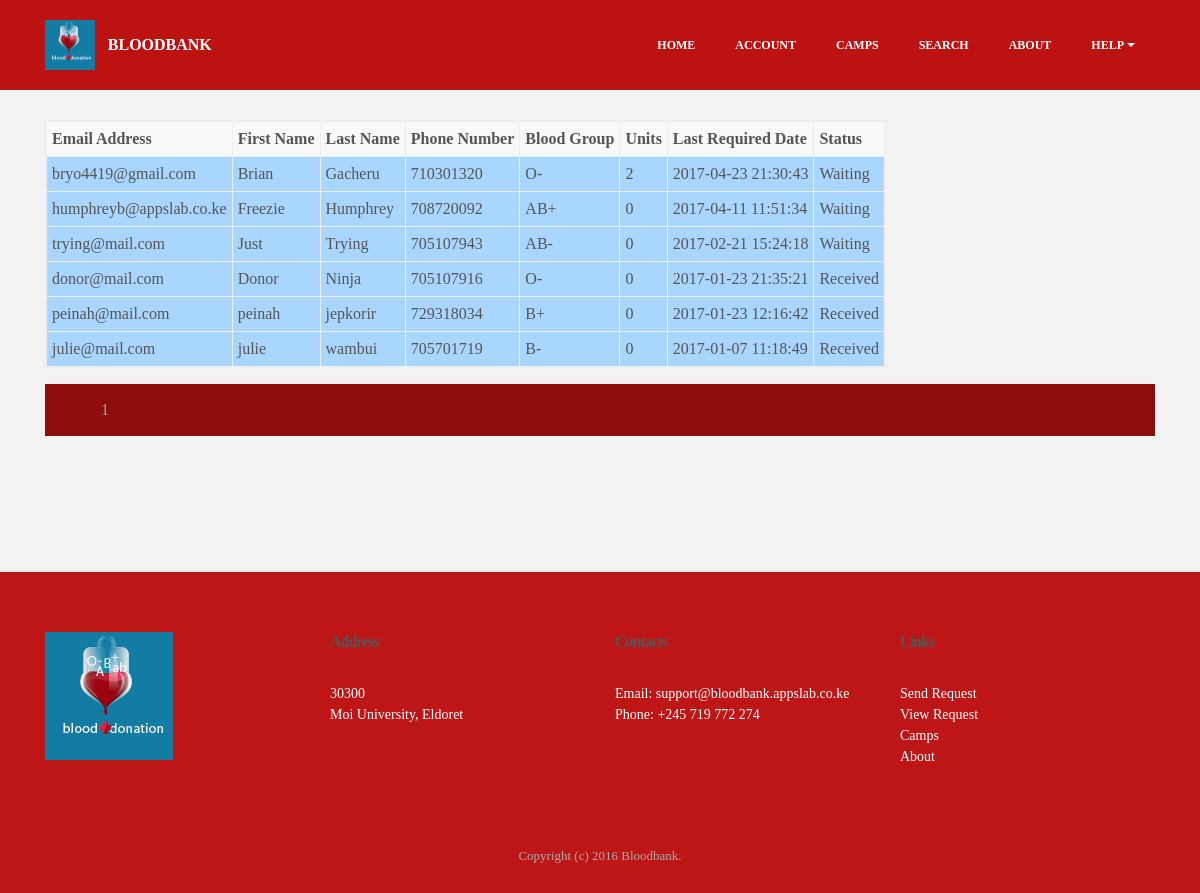
The page /user/viewrequests.php on the database its author committed.
### tables this page shows
CREATE TABLE `requests` (
  `id` int(10) NOT NULL,
  `email` varchar(50) NOT NULL,
  `fname` varchar(30) NOT NULL,
  `lname` varchar(30) NOT NULL,
  `mobile` varchar(11) NOT NULL,
  `b_id` varchar(4) NOT NULL,
  `code` varchar(30) NOT NULL,
  `reqdate` datetime NOT NULL,
  `status` varchar(10) NOT NULL,
  `added_timestamp` timestamp NOT NULL DEFAULT CURRENT_TIMESTAMP ON UPDATE CURRENT_TIMESTAMP,
  `units` int(10) NOT NULL
);

### user/viewrequests.php (the view, shortened to what this page needs)
<?php
	include_once 'db.php';
?>
<?php
$start=0;
$limit=8;
$t=mysqli_query($MySQLi_CON,"select * from requests ORDER BY reqdate DESC");
$total=mysqli_num_rows($t);
$page=ceil($total/$limit);
$query=mysqli_query($MySQLi_CON,"select * from requests ORDER BY reqdate DESC limit $start,$limit");
?>
<!DOCTYPE html>
<html>
<head>
  <link rel="stylesheet" href="../assets/css/material.css">
  <link rel="stylesheet" href="../assets/css/tether.min.css">
  <link rel="stylesheet" href="../assets/css/bootstrap.min.css">
  <link rel="stylesheet" href="../assets/css/socicon.min.css">
  <link rel="stylesheet" href="../assets/css/animate.min.css">
  <link rel="stylesheet" href="../assets/dropdown/css/style.css">
  <link rel="stylesheet" href="../assets/css/style.css">
  <link rel="stylesheet" href="../assets/css/add.css" type="text/css">
</head>
<body>
<section id="ext_menu-s">
    <nav class="navbar navbar-dropdown navbar-fixed-top">
        <div class="container">
            <div class="mbr-table">
                <div class="mbr-table-cell">
                    <div class="navbar-brand">
                        <a href="index" class="navbar-logo"><img src="../assets/images/logo.png" alt="Mobirise"></a>
                        <a class="navbar-caption" href="index.html">BLOODBANK</a>
                    </div>
                </div>
                <div class="mbr-table-cell">
                    <ul class="nav-dropdown collapse pull-xs-right nav navbar-nav navbar-toggleable-sm" id="exCollapsingNavbar">
					<li class="nav-item"><a class="nav-link link" href="../index">HOME</a></li>
					<li class="nav-item"><a class="nav-link link" href="account">ACCOUNT</a></li>
					  <li class="nav-item"><a class="nav-link link" href="../camps">CAMPS</a></li>
					  <li class="nav-item"><a class="nav-link link" href="../search">SEARCH</a></li>
					  <li class="nav-item"><a class="nav-link link" href="../about">ABOUT</a></li>
                        <li class="nav-item dropdown"><a class="nav-link link dropdown-toggle" href="#" data-toggle="dropdown-submenu" aria-expanded="false">HELP</a>
                            <div class="dropdown-menu"><a class="dropdown-item" href="../contact">CONTACT US</a><a class="dropdown-item" href="../faqs">FAQS</a></div></li></ul>
                </div>
            </div>
        </div>
    </nav>
</section>
<section class="mbr-section mbr-after-navbar" id="msg-box3-v" style="background-color: rgb(242, 242, 242); padding-top: 120px; padding-bottom: 120px;">
<div class="container">
<form method="post" name="frm">
<table class="table table-condensed table-bordered table-hover table-striped table-responsive">
<tr>
    <th>Email Address</th>
<th>First Name</th>
<th>Last Name</th>
<th>Phone Number</th>
<th>Blood Group</th>
    <th>Units</th>
    <th>Last Required Date</th>
    <th>Status</th>
</tr>
    <?php
    while($ft=mysqli_fetch_array($query))
    {?>
        <tr class="bg-table">
            <td><?= $ft['1']?></td>
            <td><?= $ft['2']?></td>
            <td><?= $ft['3']?></td>
            <td><?= $ft['4']?></td>
            <td><?= $ft['5']?></td>
            <td><?= $ft['10']?></td>
            <td><?= $ft['7']?></td>
            <td><?= $ft['8']?></td>
        </tr>
        <?php
    }
    ?>
</table>
    <ul style="list-style-type: none; overflow: hidden; background-color: #8e0c0a">
        <?php
        for($i=1;$i <= $page;$i++){
            ?>
            <li style="float: left;"><a href="?id=<?php echo $i ?>" style="display: block; color: #94ada8; text-align: center; padding: 14px 16px;"><?php echo $i;?></a></li>
            <?php
        }
        ?>
    </ul>
</form>
</div>
</section>
<section class="mbr-section mbr-section-md-padding mbr-footer footer1" id="contacts1-r" style="background-color: rgb(190, 22, 22); padding-top: 60px; padding-bottom: 30px;">
    <div class="container">
        <div class="row">
            <div class="mbr-footer-content col-xs-12 col-md-3">
                <div><img src="../assets/images/logo.png"></div>
            </div>
            <div class="mbr-footer-content col-xs-12 col-md-3">
                <p><strong>Address</strong><br>30300<br>Moi University, Eldoret</p>
            </div>
            <div class="mbr-footer-content col-xs-12 col-md-3">
                <p><strong>Contacts</strong><br>
Email: support@bloodbank.appslab.co.ke<br>
Phone: +245 719 772 274<br></p>
            </div>
            <div class="mbr-footer-content col-xs-12 col-md-3">
                <p></p><p><strong>Links</strong><br>
<a href="bloodrequest.php" class="text-white">Send Request</a><br><a href="viewrequest" class="text-white">View Request</a><br><a href="../camps" class="text-white">Camps</a><br><a href="../about" class="text-white">About</a><br><a href="../contact" class="text-white">Contact us</a><br></p><p></p>
            </div>
        </div>
</section>
<footer class="mbr-small-footer mbr-section mbr-section-nopadding" id="footer1-5" style="background-color: rgb(190, 22, 22); padding-top: 1.75rem; padding-bottom: 1.75rem;">
    <div class="container">
        <p class="text-xs-center">Copyright (c) 2016 Bloodbank.</p>
    </div>
</footer>
  </body>
</html>

### assets/dropdown/css/style.css (style rules this page uses)
.navbar-dropdown { left: 0; padding: 0; position: absolute; right: 0; top: 0; transition: all 0.45s ease; z-index: 1030; }
.navbar-dropdown .navbar-brand { float: none; font-size: 0; padding: 1.25rem 0; position: relative; transition: padding 0.25s ease; white-space: nowrap; }
.navbar-dropdown .navbar-brand::before { content: ""; display: inline-block; height: 100%; vertical-align: middle; }
.navbar-dropdown .navbar-logo, .navbar-dropdown .navbar-caption { display: inline-block; vertical-align: middle; }
.navbar-dropdown .navbar-logo { margin-right: 0.8rem; transition: margin 0.3s ease-in-out; }
.navbar-dropdown .navbar-logo img { height: 3.125rem; transition: all 0.3s ease-in-out; }
.navbar-dropdown .mbr-table-cell { height: 5.625rem; }
.navbar-dropdown .navbar-caption { font-family: "Montserrat"; font-size: 1rem; font-weight: 700; white-space: normal; }
.navbar-dropdown .navbar-caption, .navbar-dropdown .navbar-caption:hover { color: inherit; text-decoration: none; }
.navbar-dropdown.navbar-fixed-top { position: fixed; }
.nav-dropdown { display: table !important; font-family: "Montserrat"; font-size: 0.75rem; font-weight: 700; height: auto !important; }
.nav-dropdown .nav-item { display: table-cell; float: none; vertical-align: middle; }
.nav-dropdown .link { margin: 1.667em; padding: 0; transition: color .2s ease-in-out; }
.nav-dropdown .link.dropdown-toggle { margin-right: 2.583em; }
.nav-dropdown .link.dropdown-toggle::after { margin-left: .25rem; border-top: 0.35em solid; border-right: 0.35em solid transparent; border-left: 0.35em solid transparent; border-bottom: 0; }
.nav-dropdown .link.dropdown-toggle::after { display: block; margin-top: -0.1667em; position: absolute; right: 1.3333em; top: 50%; }
.nav-dropdown .link::after, .nav-dropdown .dropdown-item::after { color: inherit; }

### assets/css/style.css (style rules this page uses)
.container { position: relative; }
.bg-table { background-color: #a8d6fe !important; }
.table-condensed > thead > tr > th, .table-condensed > tbody > tr > th, .table-condensed > tfoot > tr > th, .table-condensed > thead > tr > td, .table-condensed > tbody > tr > td, .table-condensed > tfoot > tr > td { padding: 5px; }
.table-striped > tbody > tr:nth-of-type(odd) { background-color: #f9f9f9; }
body { font-family: 'Raleway', sans-serif; color: #232323; }
.text-white { color: #fff !important; }
.mbr-section { position: relative; padding-top: 120px; padding-bottom: 120px; background-position: 50% 50%; background-repeat: no-repeat; background-size: cover; }
.mbr-section-md-padding { padding-top: 90px; padding-bottom: 90px; }
.mbr-section-nopadding { padding-top: 0; padding-bottom: 0; }
.mbr-table { display: table; width: 100%; }
.mbr-table-cell { display: table-cell; float: none; padding-bottom: 0; padding-top: 0; position: relative; vertical-align: middle; }
.mbr-small-footer { background: #323232; color: #acacac; font-size: 0.8125rem; padding: 1.75rem 0; }
.mbr-small-footer p { margin-bottom: 0; }
.mbr-footer { color: #fff; padding-left: 1.25rem; padding-right: 1.25rem; }
.mbr-footer > .row, .mbr-footer > .container > .row { margin-left: 0; margin-right: 0; }
.mbr-footer > .row > div, .mbr-footer > .container > .row > div { padding-bottom: 40px; }
.mbr-footer > .row > div:last-child, .mbr-footer > .container > .row > div:last-child { padding-bottom: 0; }
.mbr-footer > .container { padding-left: 0; padding-right: 0; }
@media (min-width: 768px) { .mbr-footer > .container > .row > div { clear: none !important; padding-bottom: 0 !important; } }
.mbr-footer p a, .mbr-footer ul a { color: #c0a375; }
.mbr-footer-content h1, .mbr-footer-content h2, .mbr-footer-content h3, .mbr-footer-content h4, .mbr-footer-content p strong, .mbr-footer-content strong, .mbr-footer .mbr-contacts h1, .mbr-footer .mbr-contacts h2, .mbr-footer .mbr-contacts h3, .mbr-footer .mbr-contacts h4, .mbr-footer .mbr-contacts p strong, .mbr-footer .mbr-contacts strong { color: #7c7c7c; font-family: "Montserrat"; font-size: 1rem; font-weight: 700; letter-spacing: -1px; line-height: 1.3; margin-bottom: 1.875em; }
.mbr-footer-content p strong, .mbr-footer-content strong, .mbr-footer .mbr-contacts p strong, .mbr-footer .mbr-contacts strong { display: inline-block; }
.mbr-footer-content p, .mbr-footer .mbr-contacts p { color: #fff; font-size: 0.875rem; margin-bottom: 0; }

### rows shown on the page
requests: email "bryo4419@gmail.com", fname "Brian", lname "Gacheru", mobile "710301320", b "O-", units "2", reqdate "2017-04-23 21:30:43", status "Waiting"
requests: email "humphreyb@appslab.co.ke", fname "Freezie", lname "Humphrey", mobile "708720092", b "AB+", units "0", reqdate "2017-04-11 11:51:34", status "Waiting"
requests: email "trying@mail.com", fname "Just", lname "Trying", mobile "705107943", b "AB-", units "0", reqdate "2017-02-21 15:24:18", status "Waiting"
requests: email "donor@mail.com", fname "Donor", lname "Ninja", mobile "705107916", b "O-", units "0", reqdate "2017-01-23 21:35:21", status "Received"
requests: email "peinah@mail.com", fname "peinah", lname "jepkorir", mobile "729318034", b "B+", units "0", reqdate "2017-01-23 12:16:42", status "Received"
requests: email "julie@mail.com", fname "julie", lname "wambui", mobile "705701719", b "B-", units "0", reqdate "2017-01-07 11:18:49", status "Received"
